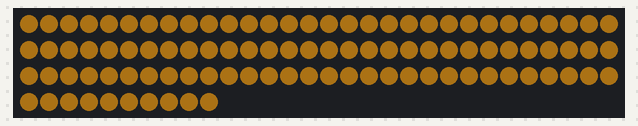
Simulated run of this sketch. Board: Arduino Uno, built with avr-gcc and run on an emulated ATmega328P. Shown: 100 RGB LEDs in strip order, left to right, continuing on the next row. Dim RGB values are drawn brighter than linear.

Above: at 1.2 s.

The sketch:

BalconyLights_white.ino
```cpp
#include "FastLED.h"                                          // FastLED library.

#if FASTLED_VERSION < 3001000
#error "Requires FastLED 3.1 or later; check github for latest code."
#endif

// Fixed definitions cannot change on the fly.
#define LED_PIN 13// Data pin to connect to the strip.
#define COLOR_ORDER RGB                                       // Color order
#define LED_TYPE WS2811
#define NUM_LEDS 100                                      // Number of LED's

struct CRGB leds[NUM_LEDS];                                   // Initialize our LED array.

// Define variables used by the sequences.
uint8_t   fade    = 5;                                        // Rate of fading
uint8_t   minhue  = 160;                                        // Minimum hue (color) value - blue
uint8_t   maxhue  = 255;                                       // Maximum hue (color) value - red
uint8_t   sat     = 255;                                      // The saturation aka how mych color, 255 is max
uint8_t   bri     = 255;                                      // Max brightness for each LED, 255 is max
uint8_t thisdelay = 100;                                       // Delay of the sequence


void setup() {
  delay(1000);                                                // Power-up safety delay
  Serial.begin(57600);

  FastLED.addLeds<LED_TYPE,LED_PIN,COLOR_ORDER>(leds, NUM_LEDS).setCorrection(TypicalLEDStrip);

  set_max_power_in_volts_and_milliamps(5, 500);               // FastLED power management set at 5V, 500mA.
}                                                             // setup()


void loop () {

  EVERY_N_MILLISECONDS(thisdelay) {                           // FastLED based non-blocking delay to update/display the sequence.
    All();                                                    // Run Confetti
  }
  FastLED.show();
} // loop()

void All() {                                                  // Random colored speckles that blink in and fade smoothly
  for (int i = 0; i < NUM_LEDS; i++){
    leds[i] = 0xFFAA20;                                       //Nice warm lightbulb-esque color (with a pink tone)
  }
}
```
